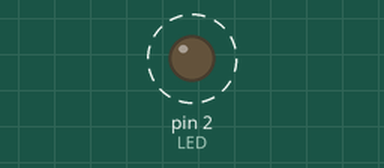
A sketch run on a simulated Arduino Uno, built with avr-gcc and run on an emulated ATmega328P. On the bench: output pins drawn as LEDs (lit = HIGH). Dashed ring = blinking.

Above: at 0.05 s.
Timing chart, 0 to 3.0 s (numbered marks = the images above):
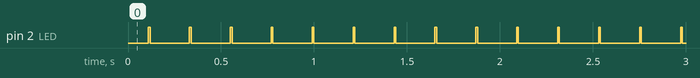

Measured:
- by itself, pin 2 (LED): alternates HIGH for 0.01 s and LOW for 0.21 s

The sketch:

test_led_loop.ino
```cpp
const int LED = 2;

void setup() {
  // put your setup code here, to run once:
  pinMode(LED, OUTPUT);

}

void loop() {
  // put your main code here, to run repeatedly:

//  // 10hz
//  digitalWrite(LED,HIGH);
//  delay(50);
//  digitalWrite(LED,LOW);
//  delay(50);

//  // 100hz
//  digitalWrite(LED,HIGH);
//  delay(5);
//  digitalWrite(LED,LOW);
//  delay(5);

  // 100hz, low brightness
  digitalWrite(LED,HIGH);
  delay(1);
  digitalWrite(LED,LOW);
  delay(9);

  delay(100);

  // 100hz, high brightness
  digitalWrite(LED,HIGH);
  delay(9);
  digitalWrite(LED,LOW);
  delay(1);


  delay(100);
}
```
